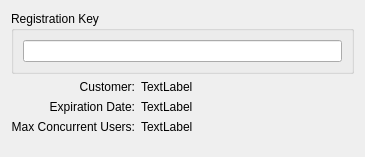
<?xml version="1.0" encoding="UTF-8"?>
<ui version="4.0">
 <class>registrationKey</class>
 <widget class="QWidget" name="registrationKey">
  <property name="geometry">
   <rect>
    <x>0</x>
    <y>0</y>
    <width>365</width>
    <height>157</height>
   </rect>
  </property>
  <property name="windowTitle">
   <string>Registration Key</string>
  </property>
  <layout class="QVBoxLayout" name="verticalLayout">
   <item>
    <widget class="QGroupBox" name="_keyGroup">
     <property name="title">
      <string>Registration Key</string>
     </property>
     <layout class="QHBoxLayout" name="horizontalLayout">
      <property name="spacing">
       <number>0</number>
      </property>
      <item>
       <widget class="QLineEdit" name="_key"/>
      </item>
     </layout>
    </widget>
   </item>
   <item>
    <layout class="QGridLayout" name="gridLayout">
     <item row="0" column="0">
      <widget class="QLabel" name="_customerLit">
       <property name="text">
        <string>Customer:</string>
       </property>
       <property name="alignment">
        <set>Qt::AlignRight|Qt::AlignTrailing|Qt::AlignVCenter</set>
       </property>
      </widget>
     </item>
     <item row="0" column="1">
      <widget class="QLabel" name="_customer">
       <property name="sizePolicy">
        <sizepolicy hsizetype="Expanding" vsizetype="Preferred">
         <horstretch>0</horstretch>
         <verstretch>0</verstretch>
        </sizepolicy>
       </property>
       <property name="text">
        <string notr="true">TextLabel</string>
       </property>
      </widget>
     </item>
     <item row="1" column="0">
      <widget class="QLabel" name="_expirationDateLit">
       <property name="text">
        <string>Expiration Date:</string>
       </property>
       <property name="alignment">
        <set>Qt::AlignRight|Qt::AlignTrailing|Qt::AlignVCenter</set>
       </property>
      </widget>
     </item>
     <item row="1" column="1">
      <widget class="QLabel" name="_expirationDate">
       <property name="sizePolicy">
        <sizepolicy hsizetype="Expanding" vsizetype="Preferred">
         <horstretch>0</horstretch>
         <verstretch>0</verstretch>
        </sizepolicy>
       </property>
       <property name="text">
        <string notr="true">TextLabel</string>
       </property>
      </widget>
     </item>
     <item row="2" column="0">
      <widget class="QLabel" name="_usersLit">
       <property name="text">
        <string>Max Concurrent Users:</string>
       </property>
       <property name="alignment">
        <set>Qt::AlignRight|Qt::AlignTrailing|Qt::AlignVCenter</set>
       </property>
      </widget>
     </item>
     <item row="2" column="1">
      <widget class="QLabel" name="_users">
       <property name="sizePolicy">
        <sizepolicy hsizetype="Expanding" vsizetype="Preferred">
         <horstretch>0</horstretch>
         <verstretch>0</verstretch>
        </sizepolicy>
       </property>
       <property name="text">
        <string notr="true">TextLabel</string>
       </property>
      </widget>
     </item>
    </layout>
   </item>
   <item>
    <spacer name="verticalSpacer">
     <property name="orientation">
      <enum>Qt::Vertical</enum>
     </property>
     <property name="sizeHint" stdset="0">
      <size>
       <width>20</width>
       <height>40</height>
      </size>
     </property>
    </spacer>
   </item>
  </layout>
 </widget>
 <resources/>
 <connections/>
</ui>
